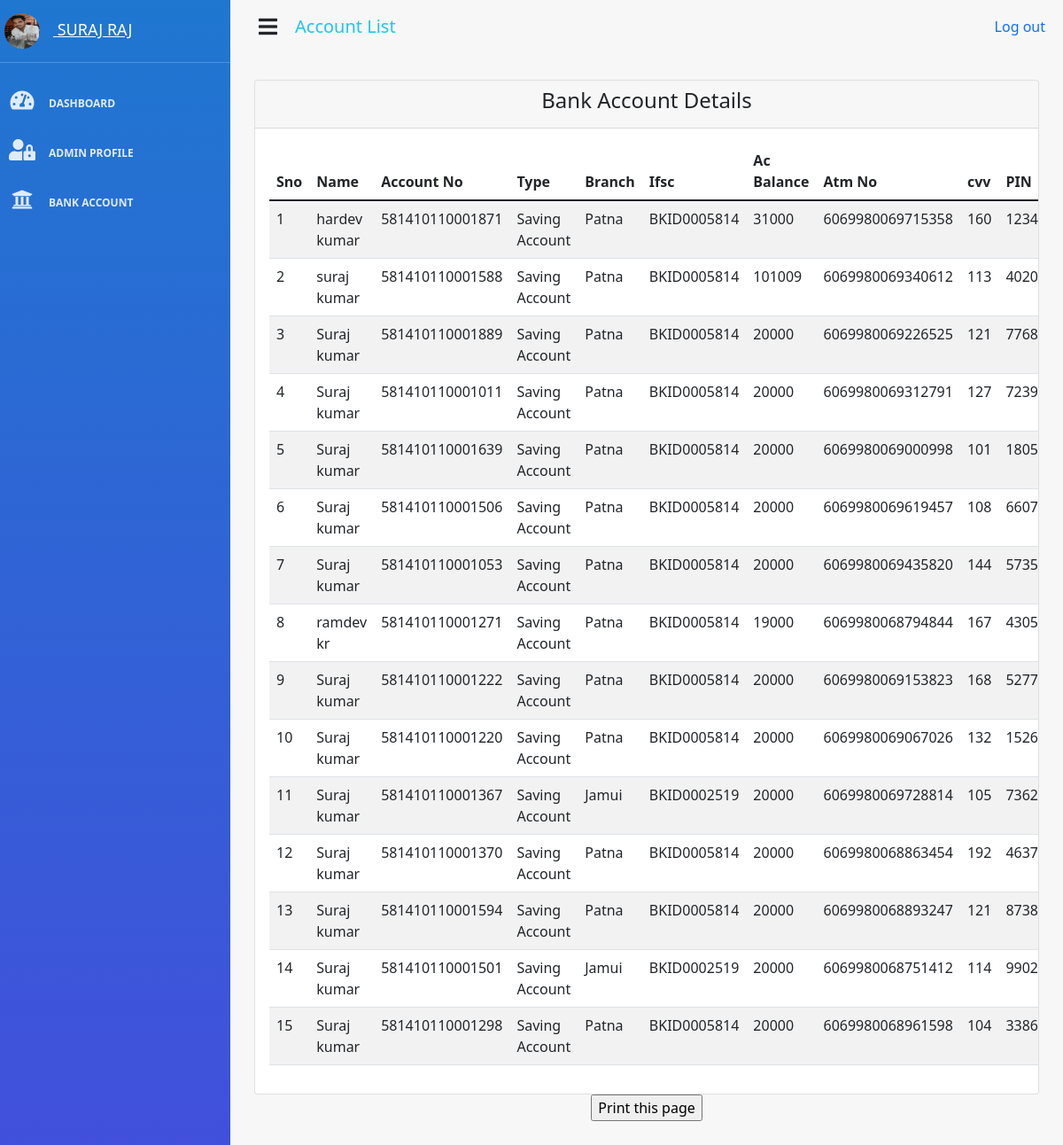
Page /viewaccount on the committed database.
### app.py (models this page shows, shortened)
class user_account(db.Model):
    sno = db.Column(db.Integer, primary_key=True)
    account_type = db.Column(db.String(50), nullable=False)
    branch_name = db.Column(db.String(100), nullable=False)
    ifsc_code = db.Column(db.String(20), nullable=False)
    account_number = db.Column(db.String(20), unique=True)
    account_balance = db.Column(db.Integer, nullable=False)
    atm_number = db.Column(db.String(17), unique=True)
    cvv = db.Column(db.Integer, nullable=False)
    expiry_date = db.Column(db.String(50), nullable=False)
    title = db.Column(db.String(50), nullable=False)
    full_name = db.Column(db.String(100), nullable=False)
    father_name = db.Column(db.String(100), nullable=False)
    mother_name = db.Column(db.String(100), nullable=False)
    gender = db.Column(db.String(50), nullable=False)
    marital_status = db.Column(db.String(50), nullable=False)
    mobile_number = db.Column(db.Integer, nullable=False)
    pan_number = db.Column(db.Integer, nullable=False)
    date_of_birth = db.Column(db.String(50), nullable=False)
    email = db.Column(db.String(100), nullable=False)
    id_proof_type = db.Column(db.String(100), nullable=False)
    id_proof_number = db.Column(db.String(100), nullable=False)
    address = db.Column(db.String(200), nullable=False)
    state = db.Column(db.String(50), nullable=False)
    district = db.Column(db.String(50), nullable=False)
    pin_code = db.Column(db.Integer, nullable=False)
    photo = db.Column(db.String(500), nullable=False)
    nominee_req = db.Column(db.String(50), nullable=False)
    n_full_name = db.Column(db.String(100))
    n_relation = db.Column(db.String(100))
    n_date_of_birth = db.Column(db.String(50), nullable=False)
    n_address = db.Column(db.String(200))
    create_date = db.Column(db.DateTime, default=datetime.utcnow)
    pin = db.Column(db.Integer, nullable=False)

### app.py (the view)
@app.route("/viewaccount", methods=['GET', 'POST'])
def viewaccount():
    all_user = user_account.query.all()
    return render_template('table.html', all_user=all_user)

### templates/table.html (shortened to what this page needs)
{% extends 'admin_static.html' %} {% block dash %}
<div class="main-panel" id="main_panel">
    <nav class="navbar navbar-expand-lg " color-on-scroll="500">
        <div class="container-fluid">
                <div>
                        <i class="fas fa-bars" id="i_toggle" onclick="toggle();"></i>
                </div>
            <a class="navbar-brand" href="#pablo"> Account List </a>
            <div class="collapse navbar-collapse justify-content-end" id="navigation">
                <ul class="nav navbar-nav mr-auto">
                    <li class="nav-item">
                        <a href="#" class="nav-link" data-toggle="dropdown">
                        </a>
                    </li>
                    <li class="nav-item">
                        <a class="nav-link" href="/logout">
                            <span class="no-icon">Log out</span>
                        </a>
                    </li>
                </ul>
            </div>
        </div>
    </nav>
    <div class="content ">
        <div class="container-fluid">
            <div class="row ">
                <div class="col-md-12 ">
                    <div class="card strpied-tabled-with-hover print-container">
                        <div class="card-header text-center ">
                            <h4 class="card-title"> Bank Account Details</h4>
                        </div>
                        <div class="card-body table-full-width table-responsive ">
                            <table class="table table-hover table-striped ">
                                <thead>
                                    <th>Sno</th>
                                    <th>Name</th>
                                    <th>Account No</th>
                                    <th>Type</th>
                                    <th>Branch</th>
                                    <th>Ifsc</th>
                                    <th>Ac Balance</th>
                                    <th>Atm No</th>
                                    <th>cvv</th>
                                    <th>PIN</th>
                                </thead>
                                <tbody>
                                    {% for user_account in all_user %}
                                    <tr>
                                            <td> {{loop.index}}</td>
                                            <td>{{user_account.full_name}}</td>
                                            <td>{{user_account.account_number}}</td>
                                            <td>{{user_account.account_type}}</td>
                                            <td>{{user_account.branch_name}}</td>
                                            <td>{{user_account.ifsc_code}}</td>
                                            <td>{{user_account.account_balance}}</td>
                                            <td>{{user_account.atm_number}}</td>
                                            <td>{{user_account.cvv}}</td>
                                            <td>{{user_account.pin}}</td>
                                        </tr>
                                    {% endfor %}
                                </tbody>
                            </table>
                        </div>
                    </div>
                    <center><input type="button" value="Print this page" onClick="window.print()"></center>
                </div>
            </div>
        </div>
    </div>
</div>
</div>
</body>
<script src="../assets/js/demo.js"></script> {% endblock dash %}

### templates/admin_static.html (shortened to what this page needs)
<!doctype html>
<html lang="en">
<head>
    <link href="https://cdn.jsdelivr.net/npm/bootstrap@5.1.3/dist/css/bootstrap.min.css" rel="stylesheet"
>
    <link rel="stylesheet" href=" {{ url_for('static', filename='css/light-bootstrap-dashboard.css') }} ">
    <link rel="stylesheet" href="https://cdnjs.cloudflare.com/ajax/libs/font-awesome/4.7.0/css/font-awesome.min.css">
    <link rel="stylesheet" href="https://pro.fontawesome.com/releases/v5.10.0/css/all.css"/>
</head>
<body>
<div class="wrapper">
    <div class="sidebar" id="nav_toggle">
        <div class="sidebar-wrapper" >
            <div class="logo">
                <a href="" class="simple-text">
                        <img src="{{url_for('static', filename='image/IMG-20190525-WA0008.jpg')}}" alt="" style="height:40px; width:40px;border-radius: 50%;margin-right: 15px; margin-left: -10px;">
                    Suraj Raj
                </a>
            </div>
            <ul class="nav" id="nav">
                <li class="" id="list_active ">
                    <a class="nav-link" href="/admin">
                        <i class="fas fa-tachometer-alt"></i>
                        <p>Dashboard</p>
                    </a>
                </li>
                <li class="">
                         <a class="nav-link" href="/user">
                            <i class="fas fa-user-lock"></i>
                        <p>Admin Profile</p>
                    </a>
                </li>
                <li class="">
                    <a class="nav-link" href="/viewaccount">
                        <i class="fas fa-university"></i>
                        <p>Bank Account </p>
                    </a>
                </li>
            </ul>
        </div>
    </div>
{% block dash %}
    {% endblock dash %}
</body>
</html>

### rows in the picture
user_account: full_name "hardev kumar", account_number "581410110001871", account_type "Saving Account", branch_name "Patna", ifsc_code "BKID0005814", account_balance "31000", atm_number "6069980069715358", cvv "160", pin "1234"
user_account: full_name "suraj kumar", account_number "581410110001588", account_type "Saving Account", branch_name "Patna", ifsc_code "BKID0005814", account_balance "101009", atm_number "6069980069340612", cvv "113", pin "4020"
user_account: full_name "Suraj kumar", account_number "581410110001889", account_type "Saving Account", branch_name "Patna", ifsc_code "BKID0005814", account_balance "20000", atm_number "6069980069226525", cvv "121", pin "7768"
user_account: full_name "Suraj kumar", account_number "581410110001011", account_type "Saving Account", branch_name "Patna", ifsc_code "BKID0005814", account_balance "20000", atm_number "6069980069312791", cvv "127", pin "7239"
user_account: full_name "Suraj kumar", account_number "581410110001639", account_type "Saving Account", branch_name "Patna", ifsc_code "BKID0005814", account_balance "20000", atm_number "6069980069000998", cvv "101", pin "1805"
user_account: full_name "Suraj kumar", account_number "581410110001506", account_type "Saving Account", branch_name "Patna", ifsc_code "BKID0005814", account_balance "20000", atm_number "6069980069619457", cvv "108", pin "6607"
user_account: full_name "Suraj kumar", account_number "581410110001053", account_type "Saving Account", branch_name "Patna", ifsc_code "BKID0005814", account_balance "20000", atm_number "6069980069435820", cvv "144", pin "5735"
user_account: full_name "ramdev kr", account_number "581410110001271", account_type "Saving Account", branch_name "Patna", ifsc_code "BKID0005814", account_balance "19000", atm_number "6069980068794844", cvv "167", pin "4305"
user_account: full_name "Suraj kumar", account_number "581410110001222", account_type "Saving Account", branch_name "Patna", ifsc_code "BKID0005814", account_balance "20000", atm_number "6069980069153823", cvv "168", pin "5277"
user_account: full_name "Suraj kumar", account_number "581410110001220", account_type "Saving Account", branch_name "Patna", ifsc_code "BKID0005814", account_balance "20000", atm_number "6069980069067026", cvv "132", pin "1526"
user_account: full_name "Suraj kumar", account_number "581410110001367", account_type "Saving Account", branch_name "Jamui", ifsc_code "BKID0002519", account_balance "20000", atm_number "6069980069728814", cvv "105", pin "7362"
user_account: full_name "Suraj kumar", account_number "581410110001370", account_type "Saving Account", branch_name "Patna", ifsc_code "BKID0005814", account_balance "20000", atm_number "6069980068863454", cvv "192", pin "4637"
user_account: full_name "Suraj kumar", account_number "581410110001594", account_type "Saving Account", branch_name "Patna", ifsc_code "BKID0005814", account_balance "20000", atm_number "6069980068893247", cvv "121", pin "8738"
user_account: full_name "Suraj kumar", account_number "581410110001501", account_type "Saving Account", branch_name "Jamui", ifsc_code "BKID0002519", account_balance "20000", atm_number "6069980068751412", cvv "114", pin "9902"
user_account: full_name "Suraj kumar", account_number "581410110001298", account_type "Saving Account", branch_name "Patna", ifsc_code "BKID0005814", account_balance "20000", atm_number "6069980068961598", cvv "104", pin "3386"
